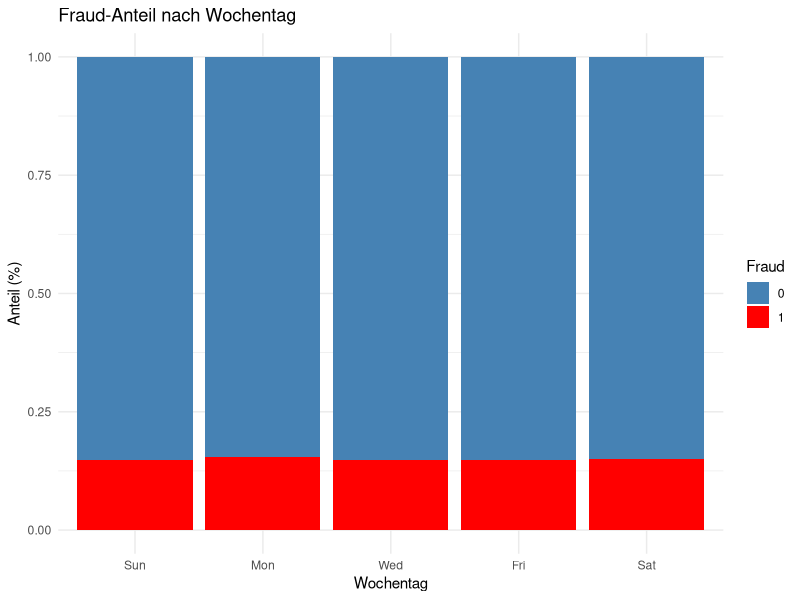
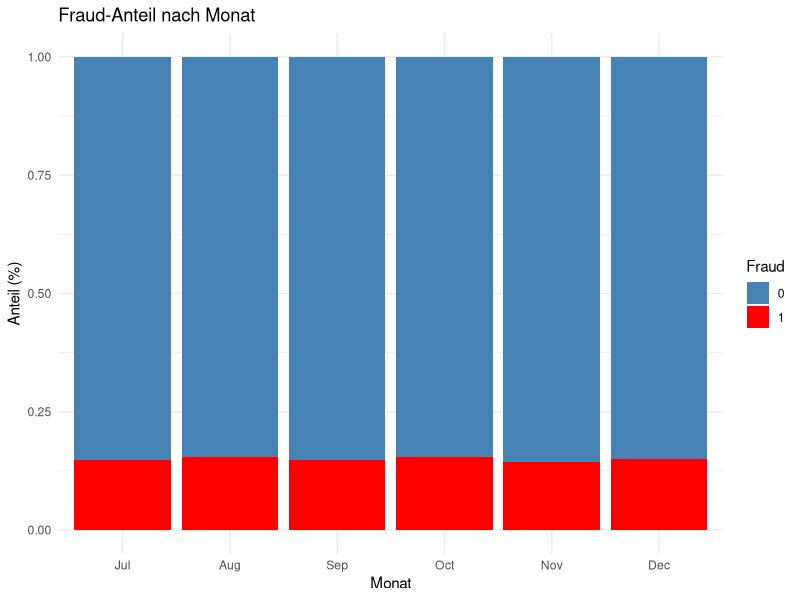
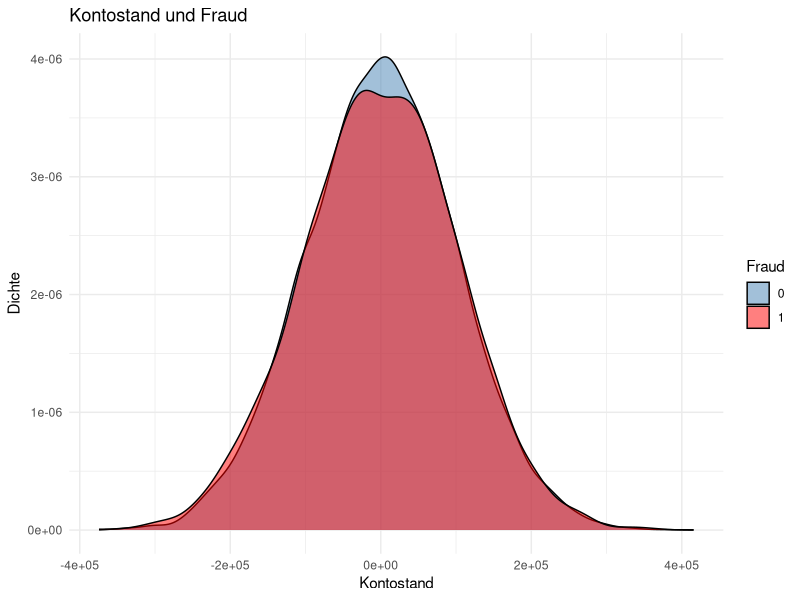
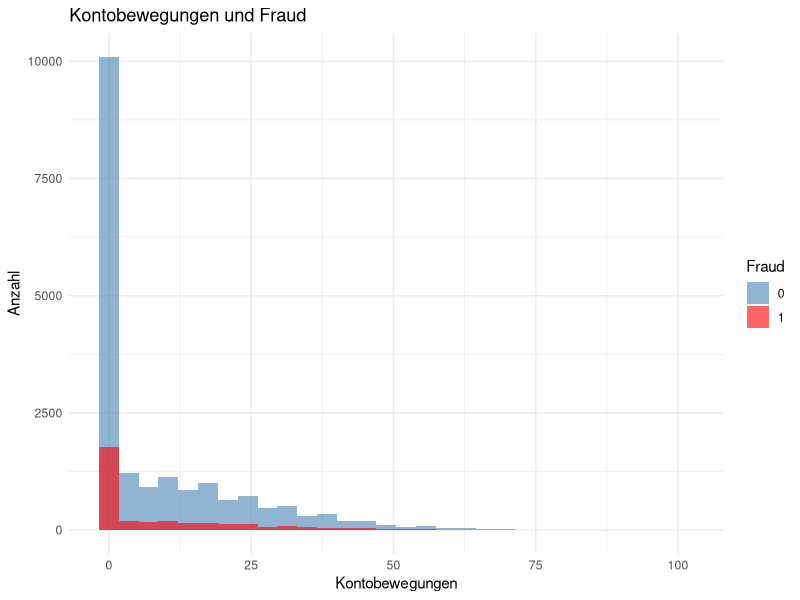
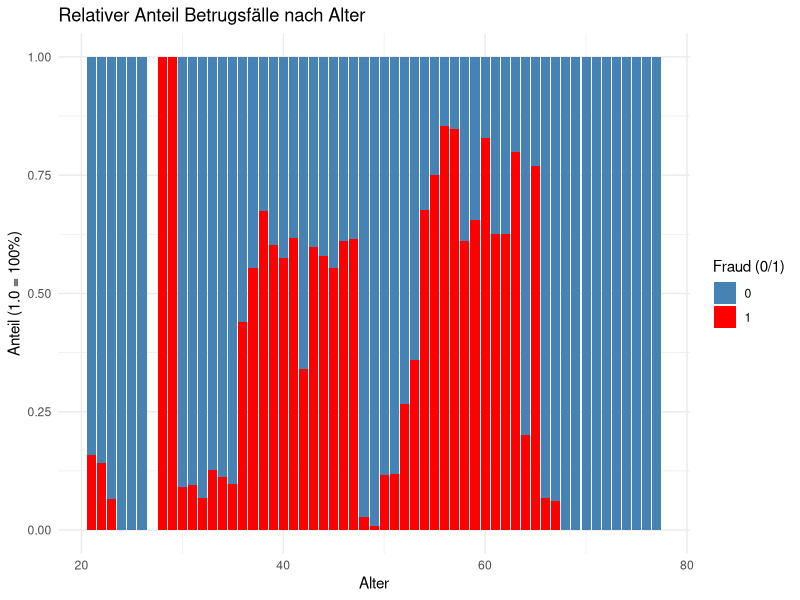
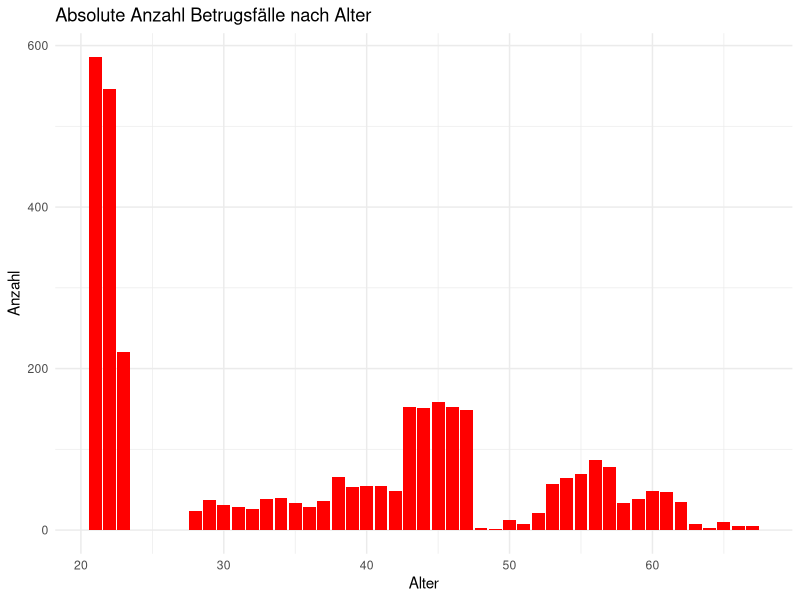
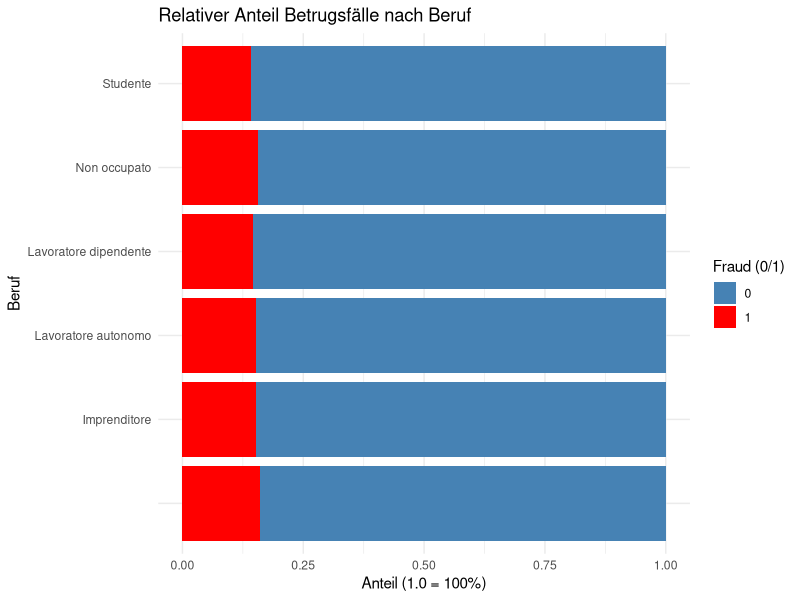
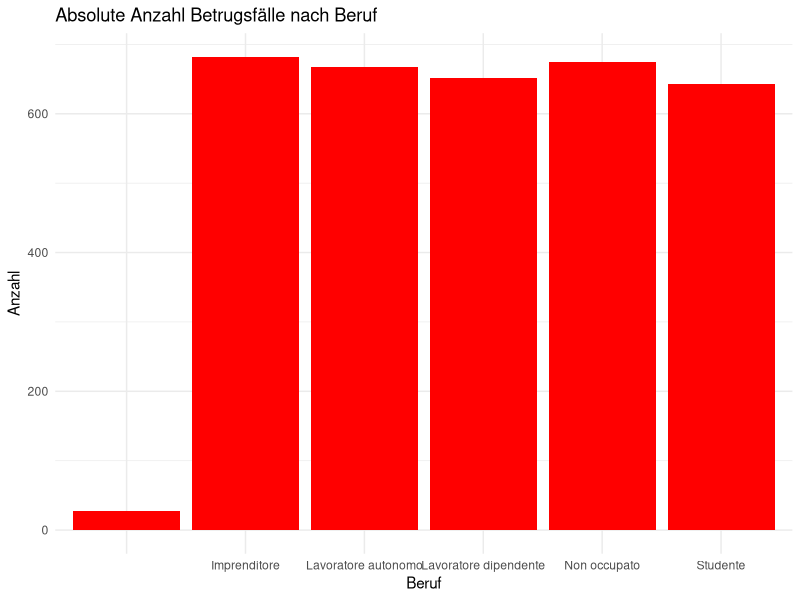

Source code (R) for these figures, in order:
# Project Setup
#aktivieren der Packages für Daten einlesen und bereinigen

# 👇 Vorbereitung: Falls Pakete noch nicht installiert sind, werden sie automatisch installiert
packages <- c("readr", "dplyr", "tidyr", "skimr", "ggplot2", "lubridate")

for (p in packages) {
  if (!require(p, character.only = TRUE)) {
    install.packages(p)
    library(p, character.only = TRUE)
  }
}

datensatz <- read.csv("Data/fraud_dataset_fhj25.csv")

head((datensatz))

skim(datensatz)


##check ob gleiche Datensätze vorhanden sind
any(duplicated(datensatz))


##Spalten unbenennen

colnames(datensatz) <- c("date", "age", "profession","region", "account_balance", "num_debit","num_credit","num_pos","num_mov_conto","incoming_payments","outgoing_payments","product_number","num_fraud")



##2627 zeilen wurden gelöscht, schaupsi wann gehma bier trinken?
datensatz <- datensatz %>%
  filter(!(num_debit == 0 & 
             num_credit == 0 & 
             num_pos == 0 & 
             num_fraud == 0))


##Fokussierung u. sortieren der incoming payment spalte
##Große Transaktionen sind wichtig

df_sorted <- datensatz %>%
  arrange(desc(`incoming_payments`))

summary(df_sorted)

# Datum umwandeln
df_eda <- df_sorted %>%
  mutate(
    date = as.Date(date, format = "%Y-%m-%d"),  # richtiges Datum
    weekday = wday(date, label = TRUE, abbr = TRUE),  # Montag–Sonntag
    month = month(date, label = TRUE, abbr = TRUE)    # Monatsname
  )

# Anteil Fraud vs. Nicht-Fraud
table(df_eda$num_fraud)
prop.table(table(df_eda$num_fraud))

# 📅 Fraud-Anteil nach Wochentag
ggplot(df_eda, aes(x = weekday, fill = as.factor(num_fraud))) +
  geom_bar(position = "fill") +
  scale_fill_manual(values = c("steelblue", "red"), name = "Fraud") +
  labs(title = "Fraud-Anteil nach Wochentag", x = "Wochentag", y = "Anteil (%)") +
  theme_minimal()

# 🗓️ Fraud-Anteil nach Monat
ggplot(df_eda, aes(x = month, fill = as.factor(num_fraud))) +
  geom_bar(position = "fill") +
  scale_fill_manual(values = c("steelblue", "red"), name = "Fraud") +
  labs(title = "Fraud-Anteil nach Monat", x = "Monat", y = "Anteil (%)") +
  theme_minimal()

# 💰 Fraud vs. Kontostand
ggplot(df_eda, aes(x = account_balance, fill = as.factor(num_fraud))) +
  geom_density(alpha = 0.5) +
  scale_fill_manual(values = c("steelblue", "red"), name = "Fraud") +
  labs(title = "Kontostand und Fraud", x = "Kontostand", y = "Dichte") +
  theme_minimal()

# 📆 Fraud vs. Kontobewegungen (Aktivität)
ggplot(df_eda, aes(x = num_mov_conto, fill = as.factor(num_fraud))) +
  geom_histogram(bins = 30, alpha = 0.6, position = "identity") +
  scale_fill_manual(values = c("steelblue", "red"), name = "Fraud") +
  labs(title = "Kontobewegungen und Fraud", x = "Kontobewegungen", y = "Anzahl") +
  theme_minimal()




# rel. fraud nach alter (col 2/13) XX
ggplot(datensatz, aes(x = age, fill = as.factor(num_fraud))) +
  geom_bar(position = "fill") +
  scale_fill_manual(values = c("steelblue", "red"), name = "Fraud (0/1)") +
  labs(title = "Relativer Anteil Betrugsfälle nach Alter",
       x = "Alter",
       y = "Anteil (1.0 = 100%)") +
  theme_minimal()

# abs. fraud nach alter (col 2/13) XX
ggplot(subset(datensatz, num_fraud == 1), aes(x = age)) +
  geom_bar(fill = "red") +
  labs(title = "Absolute Anzahl Betrugsfälle nach Alter",
       x = "Alter",
       y = "Anzahl") +
  theme_minimal()

# rel. fraud nach profession (col 3/13)
ggplot(datensatz, aes(x = profession, fill = as.factor(num_fraud))) +
  geom_bar(position = "fill") +
  coord_flip() +
  scale_fill_manual(values = c("steelblue", "red"), name = "Fraud (0/1)") +
  labs(title = "Relativer Anteil Betrugsfälle nach Beruf",
       x = "Beruf",
       y = "Anteil (1.0 = 100%)") +
  theme_minimal()

# abs. fraud nach profession (col 3/13)
ggplot(subset(datensatz, num_fraud == 1), aes(x = profession)) +
  geom_bar(fill = "red") +
  labs(title = "Absolute Anzahl Betrugsfälle nach Beruf",
       x = "Beruf",
       y = "Anzahl") +
  theme_minimal()

# rel. fraud nach region (col 4/13)
ggplot(datensatz, aes(x = region, fill = as.factor(num_fraud))) +
  geom_bar(position = "fill") +
  coord_flip() +
  scale_fill_manual(values = c("steelblue", "red"), name = "Fraud (0/1)") +
  labs(title = "Relativer Anteil Betrugsfälle nach Region",
       x = "Region",
       y = "Anteil (1.0 = 100%)") +
  theme_minimal()

# abs. fraud nach region (col 4/13)
ggplot(subset(datensatz, num_fraud == 1), aes(x = region)) +
  geom_bar(fill = "red") +
  labs(title = "Absolute Anzahl Betrugsfälle nach Region",
       x = "Region",
       y = "Anzahl") +
  theme_minimal()

# rel. fraud nach Kontostand (col 5/13)
ggplot(datensatz, aes(x = account_balance, fill = as.factor(num_fraud))) +
  geom_histogram(position = "fill", bins = 60) +
  scale_fill_manual(values = c("steelblue", "red"), name = "Fraud (0/1)") +
  scale_x_continuous(labels = scales::comma) +
  labs(title = "Relativer Anteil Betrugsfälle nach Kontostand",
       subtitle = "Aufgeteilt in 60 gleich breite Intervalle",
       x = "Kontostand",
       y = "Anteil (1.0 = 100%)") +
  theme_minimal()

# abs. fraud nach Kontostand (col 5/13)
ggplot(subset(datensatz, num_fraud == 1), aes(x = account_balance)) +
  geom_histogram(bins = 60, fill = "red", color = "white") +
  scale_x_continuous(labels = scales::comma) +
  labs(title = "Absolute Anzahl Betrugsfälle nach Kontostand",
       subtitle = "Nur Transaktionen mit Fraud = 1, aufgeteilt in 60 Intervalle",
       x = "Kontostand",
       y = "Anzahl Betrugsfälle") +
  theme_minimal()

# rel. fraud nach num_debit (col 6/13)
ggplot(datensatz, aes(x = num_debit, fill = as.factor(num_fraud))) +
  geom_histogram(position = "fill", bins = 60) +
  scale_fill_manual(values = c("steelblue", "red"), name = "Fraud (0/1)") +
  labs(title = "Relativer Anteil Betrugsfälle nach num_debit",
       subtitle = "Aufgeteilt in 60 Intervalle",
       x = "num_debit",
       y = "Anteil (1.0 = 100%)") +
  theme_minimal()

# abs. fraud nach num_debit (col 6/13) ohne num_debit = 0
ggplot(subset(datensatz, num_fraud == 1 & num_debit != 0), aes(x = num_debit)) +
  geom_bar(fill = "red") +
  labs(title = "Absolute Anzahl Betrugsfälle nach num_debit",
       subtitle = "Werte mit num_debit = 0 ausgeschlossen",
       x = "num_debit",
       y = "Anzahl") +
  theme_minimal()

# rel. fraud nach num_credit (col 7/13)
ggplot(datensatz, aes(x = num_credit, fill = as.factor(num_fraud))) +
  geom_histogram(position = "fill", bins = 60) +
  scale_fill_manual(values = c("steelblue", "red"), name = "Fraud (0/1)") +
  labs(title = "Relativer Anteil Betrugsfälle nach num_credit",
       subtitle = "Aufgeteilt in 60 Intervalle",
       x = "num_credit",
       y = "Anteil (1.0 = 100%)") +
  theme_minimal()

# abs. fraud nach num_debit (col 7/13) ohne num_credit = 0
ggplot(subset(datensatz, num_fraud == 1 & num_credit != 0), aes(x = num_credit)) +
  geom_bar(fill = "red") +
  labs(title = "Absolute Anzahl Betrugsfälle nach num_credit",
       subtitle = "Werte mit num_credit = 0 ausgeschlossen",
       x = "num_credit",
       y = "Anzahl") +
  theme_minimal()

# rel. fraud nach num_pos (col 8/13)
ggplot(datensatz, aes(x = num_pos, fill = as.factor(num_fraud))) +
  geom_histogram(position = "fill", bins = 60) +
  scale_fill_manual(values = c("steelblue", "red"), name = "Fraud (0/1)") +
  labs(title = "Relativer Anteil Betrugsfälle nach num_pos",
       subtitle = "Aufgeteilt in 60 Intervalle",
       x = "num_pos",
       y = "Anteil (1.0 = 100%)") +
  theme_minimal()

# abs. fraud nach num_pos (col 8/13) ohne num_pos = 0
ggplot(subset(datensatz, num_fraud == 1 & num_pos != 0), aes(x = num_pos)) +
  geom_bar(fill = "red") +
  labs(title = "Absolute Anzahl Betrugsfälle nach num_pos",
       subtitle = "Werte mit num_pos = 0 ausgeschlossen",
       x = "num_pos",
       y = "Anzahl") +
  theme_minimal()

# rel. fraud nach num_mov_conto (col 9/13)
ggplot(datensatz, aes(x = num_mov_conto, fill = as.factor(num_fraud))) +
  geom_histogram(position = "fill", bins = 60) +
  scale_fill_manual(values = c("steelblue", "red"), name = "Fraud (0/1)") +
  labs(title = "Relativer Anteil Betrugsfälle nach num_mov_conto",
       subtitle = "Aufgeteilt in 60 Intervalle",
       x = "num_mov_conto",
       y = "Anteil (1.0 = 100%)") +
  theme_minimal()

# abs. fraud nach num_mov_conto (col 9/13) ohne num_mov_conto = 0
ggplot(subset(datensatz, num_fraud == 1 & num_mov_conto != 0), aes(x = num_mov_conto)) +
  geom_bar(fill = "red") +
  labs(title = "Absolute Anzahl Betrugsfälle nach num_mov_conto",
       subtitle = "Werte mit num_mov_conto = 0 ausgeschlossen",
       x = "num_mov_conto",
       y = "Anzahl") +
  theme_minimal()

# rel. fraud nach incoming_payments (col 10/13)
ggplot(datensatz, aes(x = incoming_payments, fill = as.factor(num_fraud))) +
  geom_histogram(position = "fill", bins = 60) +
  scale_fill_manual(values = c("steelblue", "red"), name = "Fraud (0/1)") +
  labs(title = "Relativer Anteil Betrugsfälle nach incoming_payments",
       subtitle = "Aufgeteilt in 60 Intervalle",
       x = "incoming_payments",
       y = "Anteil (1.0 = 100%)") +
  theme_minimal()

# abs. fraud nach incoming_payments (col 10/13) ohne incoming_payments = 0
ggplot(subset(datensatz, num_fraud == 1 & incoming_payments != 0), aes(x = incoming_payments)) +
  geom_histogram(bins = 60, fill = "red", color = "white") +
  labs(title = "Absolute Anzahl Betrugsfälle nach incoming_payments",
       subtitle = "Werte mit incoming_payments = 0 ausgeschlossen (60 Bins)",
       x = "incoming_payments",
       y = "Anzahl") +
  theme_minimal()

# rel. fraud nach outgoing_payments (col 11/13)
ggplot(datensatz, aes(x = outgoing_payments, fill = as.factor(num_fraud))) +
  geom_histogram(position = "fill", bins = 60) +
  scale_fill_manual(values = c("steelblue", "red"), name = "Fraud (0/1)") +
  labs(title = "Relativer Anteil Betrugsfälle nach outgoing_payments",
       subtitle = "Aufgeteilt in 60 Intervalle",
       x = "outgoing_payments",
       y = "Anteil (1.0 = 100%)") +
  theme_minimal()

# abs. fraud nach outgoing_payments (col 11/13) ohne outgoing_payments = 0
ggplot(subset(datensatz, num_fraud == 1 & outgoing_payments != 0), aes(x = outgoing_payments)) +
  geom_histogram(bins = 60, fill = "red", color = "white") +
  labs(title = "Absolute Anzahl Betrugsfälle nach outgoing_payments",
       subtitle = "Werte mit outgoing_payments = 0 ausgeschlossen (60 Bins)",
       x = "outgoing_payments",
       y = "Anzahl") +
  theme_minimal()

# rel. fraud nach product_number (col 12/13)
ggplot(datensatz, aes(x = product_number, fill = as.factor(num_fraud))) +
  geom_bar(position = "fill") +
  scale_fill_manual(values = c("steelblue", "red"), name = "Fraud (0/1)") +
  labs(title = "Relativer Anteil Betrugsfälle nach product_number",
       x = "product_number",
       y = "Anteil (1.0 = 100%)") +
  theme_minimal()

# abs. fraud nach product_number (col 12/13)
ggplot(subset(datensatz, num_fraud == 1), aes(x = product_number)) +
  geom_bar(fill = "red") +
  labs(title = "Absolute Anzahl Betrugsfälle nach product_number",
       x = "product_number",
       y = "Anzahl") +
  theme_minimal()

# Test 27.12.









